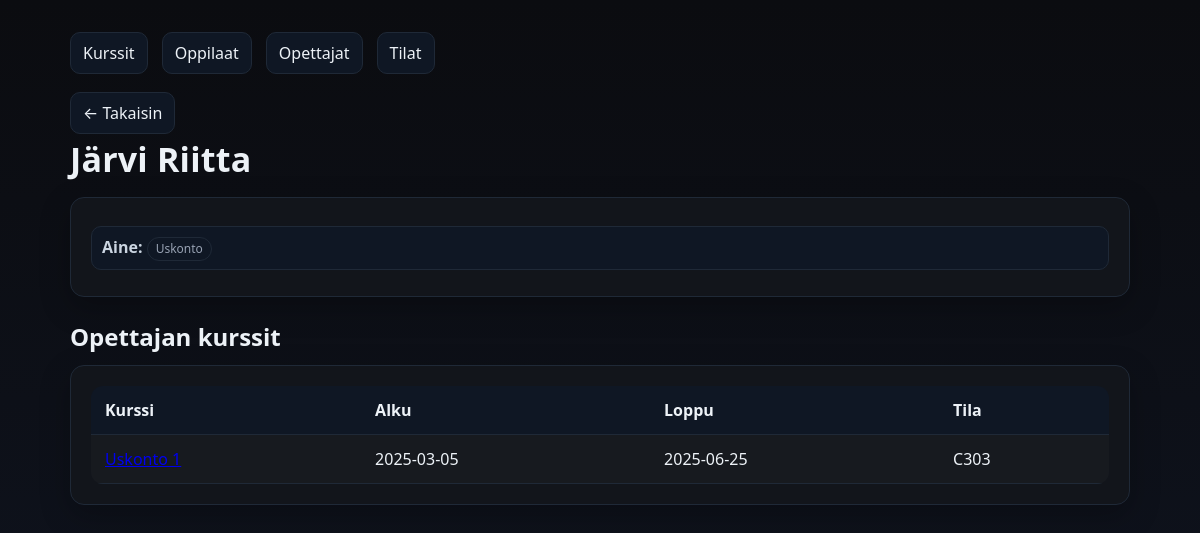
/kurssienhallinta/opettaja.php?id=17, run on an earlier commit of the app's database.
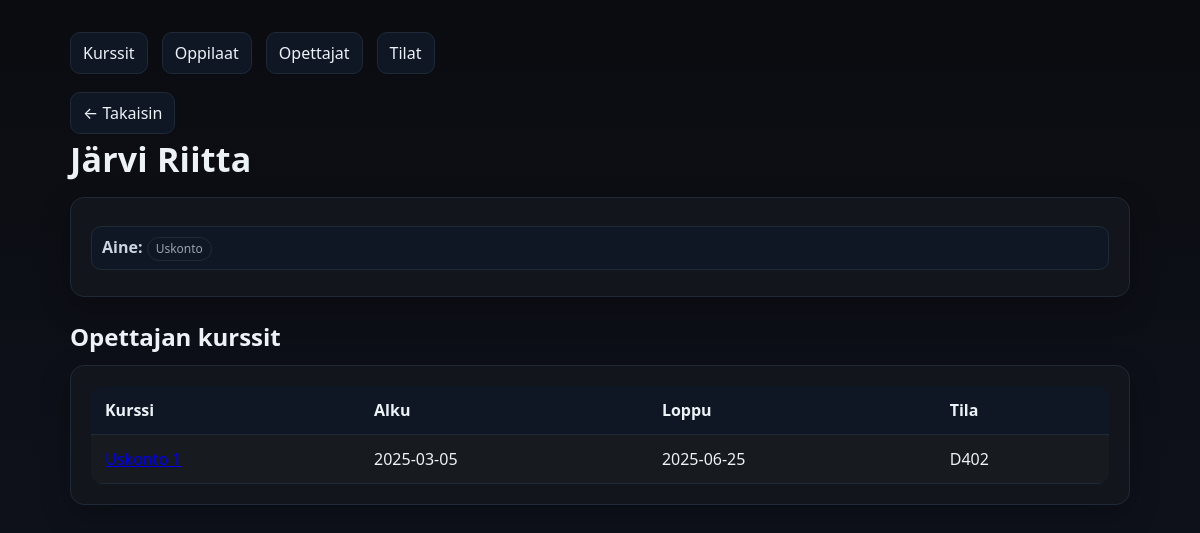
And on a later commit of the database.
### tables this page shows
CREATE TABLE `kurssit` (
  `kurssi_id` int(11) NOT NULL,
  `kurssin_tunnus` varchar(20) NOT NULL,
  `kurssi_nimi` varchar(100) NOT NULL,
  `kurssikuvaus` text DEFAULT NULL,
  `aloituspaiva` date NOT NULL,
  `lopetuspaiva` date NOT NULL,
  `opettaja_id` int(11) NOT NULL,
  `tila_id` int(11) NOT NULL
);

CREATE TABLE `tilat` (
  `tila_id` int(11) NOT NULL,
  `tila_nimi` varchar(50) NOT NULL,
  `paikkoja` int(11) NOT NULL
);

### kurssienhallinta/opettaja.php (the view, shortened to what this page needs)
<?php
$pdo = getPDO();
$opettaja_id = (int)$_GET['id'];
$stmt = $pdo->prepare("SELECT opettaja_id, etunimi, sukunimi, aine FROM opettajat WHERE opettaja_id=?");
$stmt->execute([$opettaja_id]);
$op = $stmt->fetch();
$sql = "
  SELECT k.kurssi_id, k.kurssi_nimi, k.aloituspaiva, k.lopetuspaiva, t.tila_nimi
  FROM kurssit k
  LEFT JOIN tilat t ON t.tila_id=k.tila_id
  WHERE k.opettaja_id=?
  ORDER BY k.aloituspaiva
";
$stmt = $pdo->prepare($sql);
$stmt->execute([$opettaja_id]);
$kurssit = $stmt->fetchAll();
?>
<!doctype html>
<html lang="fi">
<head>
  <link rel="stylesheet" href="styles.css">
</head>
<body>
  <div class="container">
    <div class="nav">
      <a href="index.php">Kurssit</a>
      <a href="oppilaat.php">Oppilaat</a>
      <a href="opettajat.php">Opettajat</a>
      <a href="tilat.php">Tilat</a>
    </div>
    <a class="back" href="opettajat.php">← Takaisin</a>
    <h1 class="page-title"><?= htmlspecialchars($op['sukunimi'].' '.$op['etunimi']) ?></h1>
    <div class="card">
      <div class="meta">
        <div><strong>Aine:</strong> <span class="badge"><?= htmlspecialchars($op['aine']) ?></span></div>
      </div>
    </div>
    <h2 style="margin:22px 0 10px">Opettajan kurssit</h2>
    <div class="card table-wrap">
      <table>
        <thead><tr><th>Kurssi</th><th>Alku</th><th>Loppu</th><th>Tila</th></tr></thead>
        <tbody>
          <?php if (!$kurssit): ?>
            <tr><td colspan="4" class="muted">Ei kursseja.</td></tr>
          <?php else: foreach($kurssit as $k): ?>
            <tr>
              <td><a href="kurssi.php?id=<?= (int)$k['kurssi_id'] ?>"><?= htmlspecialchars($k['kurssi_nimi']) ?></a></td>
              <td><?= htmlspecialchars($k['aloituspaiva']) ?></td>
              <td><?= htmlspecialchars($k['lopetuspaiva']) ?></td>
              <td><?= htmlspecialchars($k['tila_nimi'] ?? '—') ?></td>
            </tr>
          <?php endforeach; endif; ?>
        </tbody>
      </table>
    </div>
  </div>
</body>
</html>

What changed in the data, as far as the page shows it:
changed kurssit: tila.tila_nimi "C303" → "D402"
